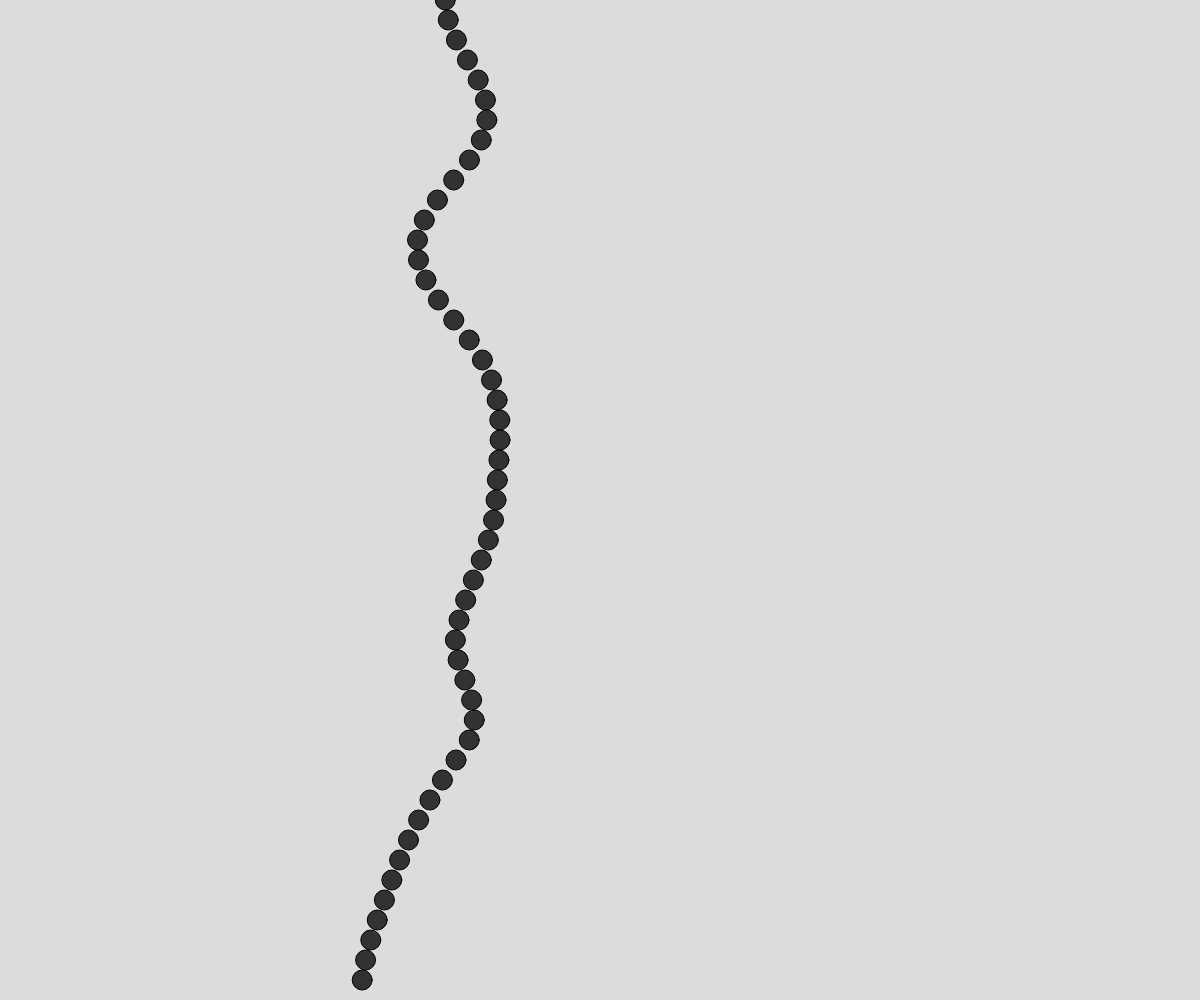
Frame 1 (no input)
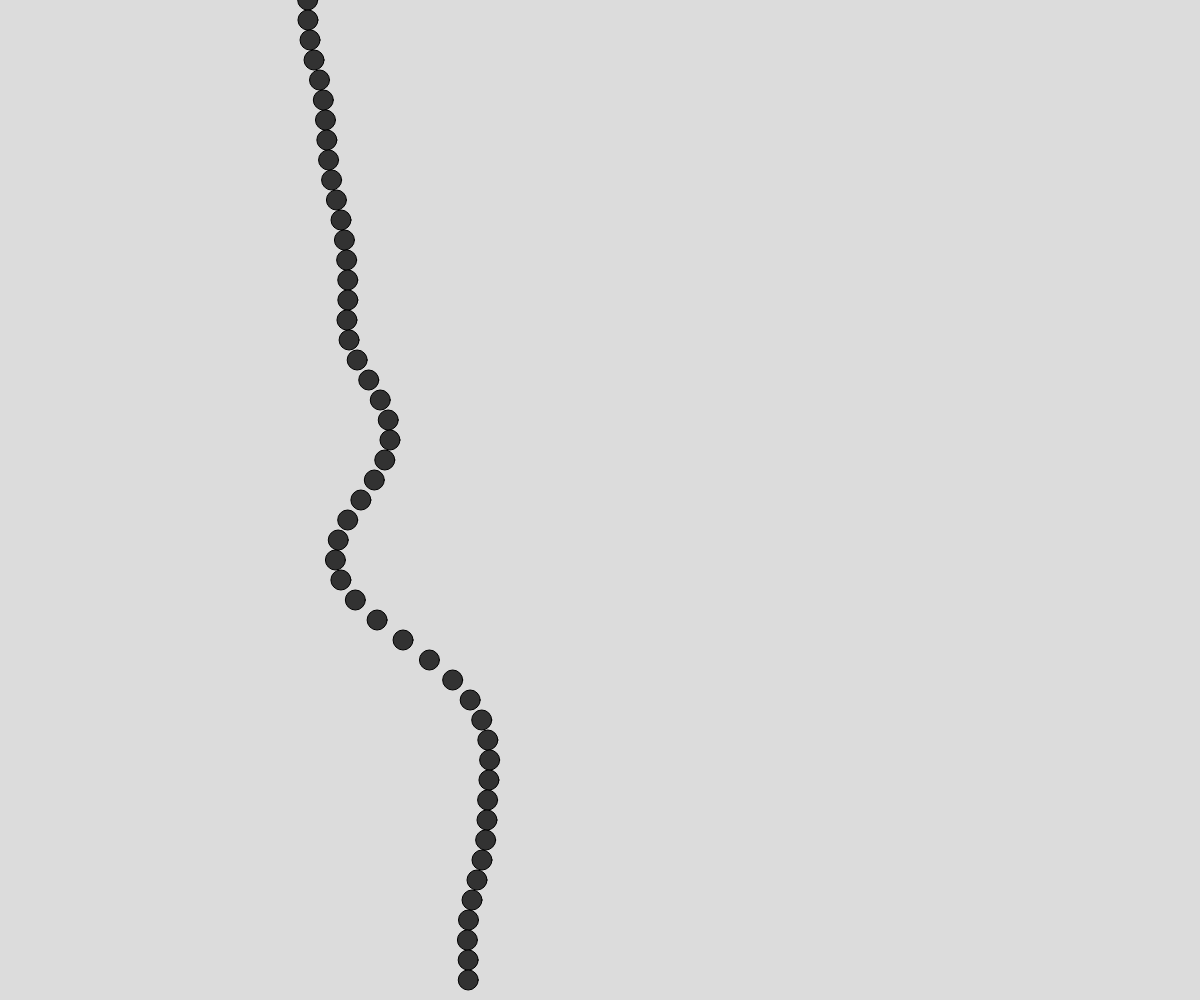
Frame 60 (no input)
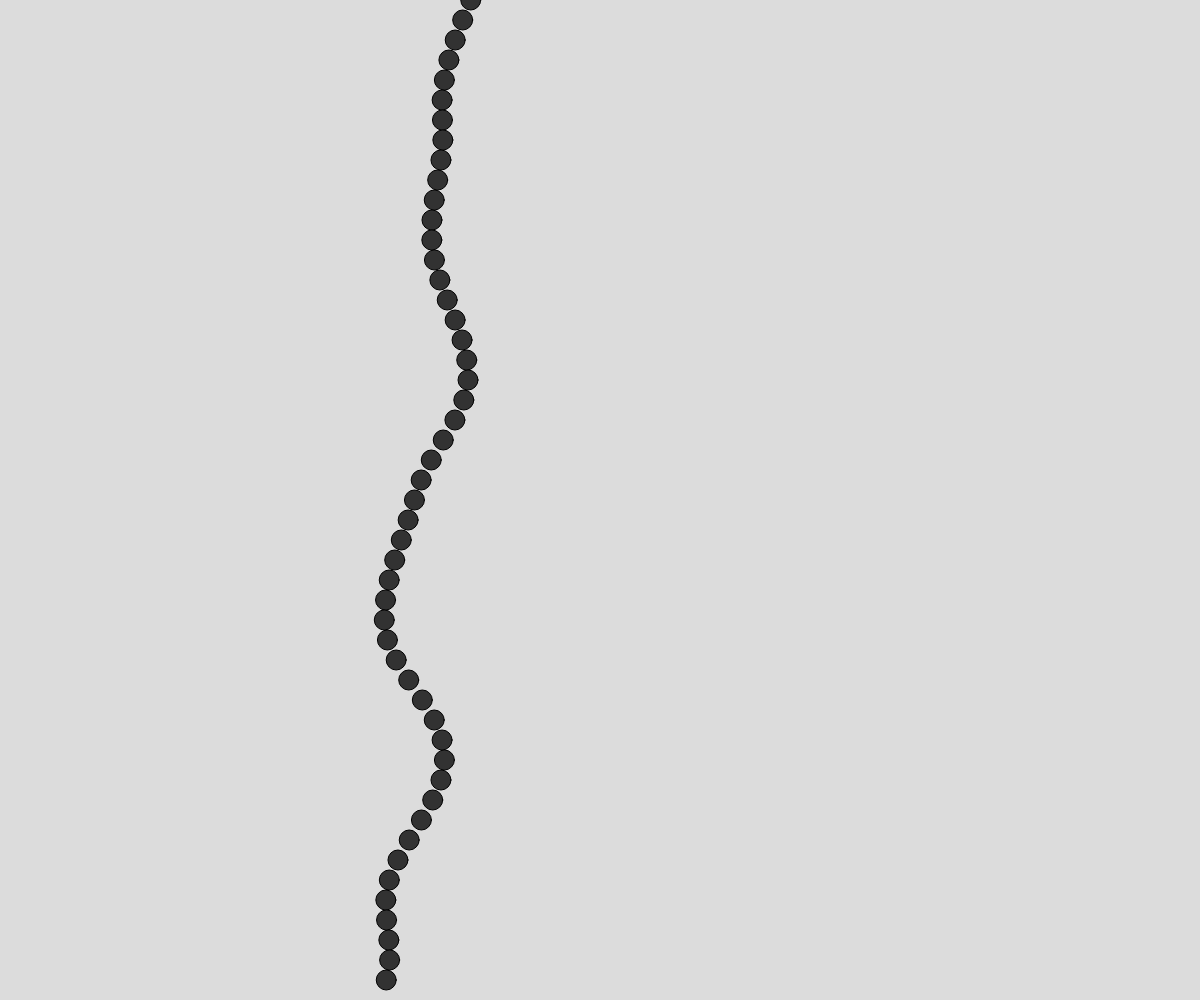
Frame 120 (the mouse pressed at the canvas centre since frame 60)

The p5.js sketch that drew these frames (run headless with seeded random() and noise() and a simulated clock; from frame 60 on, the mouse is pressed at the canvas centre):

// p5.js sketch
// ── sketch.js
// Noise v2
// Chung-Fu
// 10/1/2026

// golbal variables
let xTime = 5; let xSpeed = 0.02;
let xStart = xTime;


async function setup() {
  createCanvas(windowWidth, windowHeight);
  fill(50);
  // frameRate(10);
}

function draw() {
  background(220);
  xTime = xStart;
  xStart += xSpeed;
  tower();
}

function tower(){
  //create a tower with circles of differe
  //y position, x position will be
  //randomly selected.
  let x = 400;
  for(let y = 0; y < height; y += 20){

    //perlin noise code (3 lines)

    let x = noise(xTime); // 0-1
    x = map(x, 0, 1, 0, width);
    xTime += xSpeed;

    // x = random(0,width);
    
    circle(x,y,20);
  }
}
